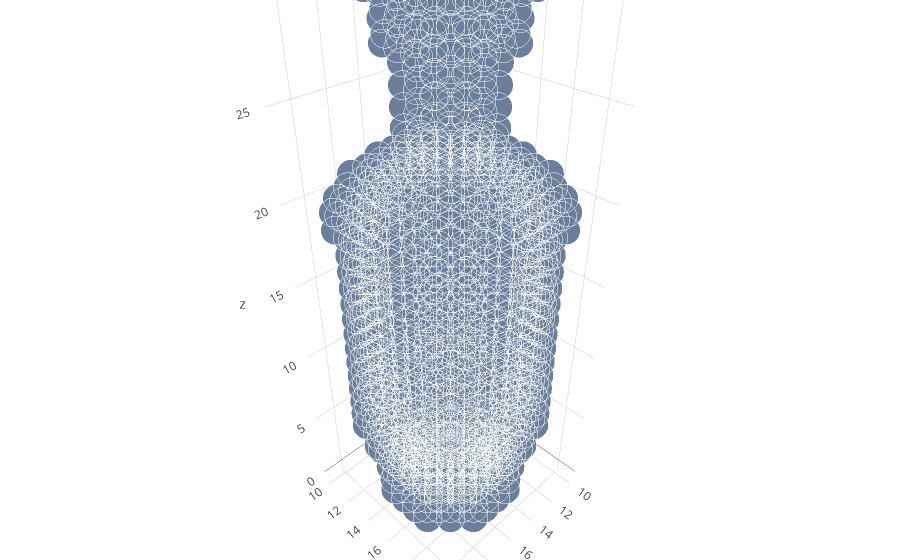

Here is the notebook cell this chart was saved with:
### Code cell
# generate file
file = np.random.choice(files)

def voxels_from_file(file, voxsize=32):
    label = os.path.basename(os.path.dirname(file))
    out_file = file.split('.')[0] + '.binvox'
    file = file.replace(' ', '\ ')
    cmd = f'tools/binvox/binvox -d {voxsize} -cb -e {file}'
            
    if os.path.exists(out_file):
        os.remove(out_file)

    t = os.system(cmd)
    
    if t == 0:
        with open(out_file, 'rb') as f:
            d = binvox_rw.read_as_3d_array(f).data
        
        os.remove(out_file)
        return 1, d, label
    else:
        return 0, None, label

voxels = voxels_from_file(file, 32)
print('\nPlotting:', file)
plot_vol(voxels[1])

### Figure 1 — Plotly figure (JSON) as saved in the notebook; plotly's stock layout.template omitted (floating-point values rounded to 4 significant figures; data arrays with more than 128 entries replaced by an {"elided": "..."} marker saying what was removed)
{"data": [{"marker": {"color": "rgb(105, 127, 155)", "line": {"color": "rgba(217, 217, 217, 0.14)", "width": 0.5}, "opacity": 1, "size": 10}, "mode": "markers", "type": "scatter3d", "x": {"elided": "1180 int values"}, "y": {"elided": "1180 int values"}, "z": {"elided": "1180 int values"}}], "layout": {"autosize": true, "margin": {"b": 0, "l": 0, "r": 0, "t": 0}, "scene": {"aspectmode": "auto", "aspectratio": {"x": 0.708, "y": 0.708, "z": 1.995}}}}
